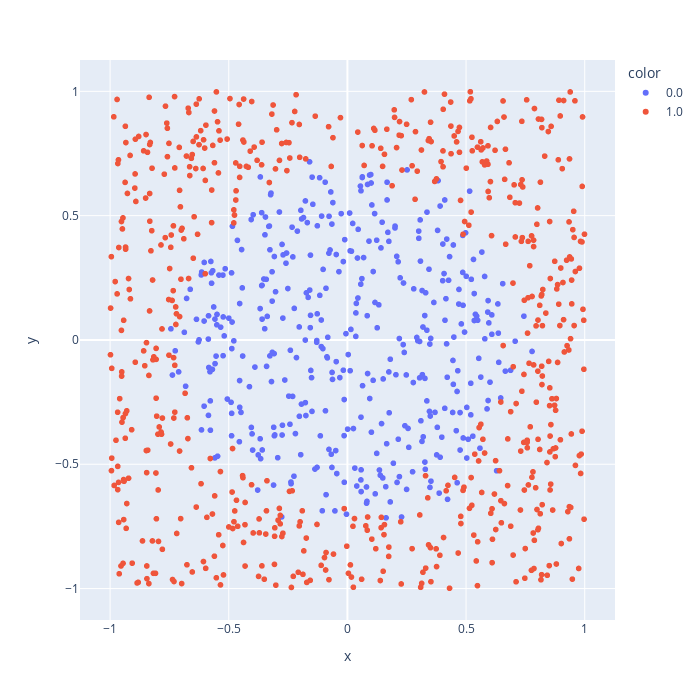

Write notebook code for a chart like this one.
### Markdown cell above
# Dataset Generator

Vytvoríme si dataset, ktorý bude mať 2 príznaky X, Y súradnice a 1 výstupnú triedu, ktorá bude určovať, či sa bod nachádza v kruhu alebo nie.
Tvar dát musí byť (Batch, Features).

`draw_circles` - Pomocná funkcia na vykreslenie dát.

### Code cell
def dataset_Circles(m=10, radius=0.7, noise=0.0, verbose=False):

    # Hodnoty X budu v intervale <-1; 1>
    X = (np.random.rand(m, 2) * 2.0) - 1.0
    if (verbose): print('X: \n', X, '\n')

    # Element-wise nasobenie nahodnym sumom
    N = (np.random.rand(m, 2)-0.5) * noise
    if (verbose): print('N: \n', N, '\n')
    Xnoise = X + N
    if (verbose): print('Xnoise: \n', Xnoise, '\n')

    # Spocitame polomer
    # Element-wise druha mocnina
    XSquare = Xnoise ** 2
    if (verbose): print('XSquare: \n', XSquare, '\n')

    # Spocitame podla druhej osi. Ziskame (m, 1) array.
    RSquare = np.sum(XSquare, axis=1, keepdims=True)
    if (verbose): print('RSquare: \n', RSquare, '\n')
    R = np.sqrt(RSquare)
    if (verbose): print('R: \n', R, '\n')

    # Y bude 1, ak je polomer vacsi ako argument radius
    Y = (R > radius).astype(float)
    if (verbose): print('Y: \n', Y, '\n')

    # Vratime X, Y
    return X, Y

def draw_circles(x, y):
    if x.shape[0] == 2:
        fig = px.scatter(x=x[0], y=x[1], color=np.array(y[0], dtype=str), width=700, height=700)
    elif x.shape[1] == 2:
        xx = x.reshape(-1,2).T
        yy = y.reshape(1,-1)
        fig = px.scatter(x=xx[0], y=xx[1], color=np.array(yy[0], dtype=str), width=700, height=700)
    else:
        return
    fig.show()

x, y = dataset_Circles(1024, noise=0.2)
print(x.shape)
print(y.shape)
draw_circles(x, y)

### Figure 1 — Plotly figure (JSON) as saved in the notebook; plotly's stock layout.template omitted (floating-point values rounded to 4 significant figures; data arrays with more than 128 entries replaced by an {"elided": "..."} marker saying what was removed)
{"data": [{"hovertemplate": "color=0.0<br>x=%{x}<br>y=%{y}<extra></extra>", "legendgroup": "0.0", "marker": {"color": "#636efa", "symbol": "circle"}, "mode": "markers", "name": "0.0", "showlegend": true, "type": "scattergl", "x": {"elided": "408 float values"}, "xaxis": "x", "y": {"elided": "408 float values"}, "yaxis": "y"}, {"hovertemplate": "color=1.0<br>x=%{x}<br>y=%{y}<extra></extra>", "legendgroup": "1.0", "marker": {"color": "#EF553B", "symbol": "circle"}, "mode": "markers", "name": "1.0", "showlegend": true, "type": "scattergl", "x": {"elided": "616 float values"}, "xaxis": "x", "y": {"elided": "616 float values"}, "yaxis": "y"}], "layout": {"height": 700, "legend": {"title": {"text": "color"}, "tracegroupgap": 0}, "margin": {"t": 60}, "width": 700, "xaxis": {"anchor": "y", "domain": [0, 1], "title": {"text": "x"}}, "yaxis": {"anchor": "x", "domain": [0, 1], "title": {"text": "y"}}}}
